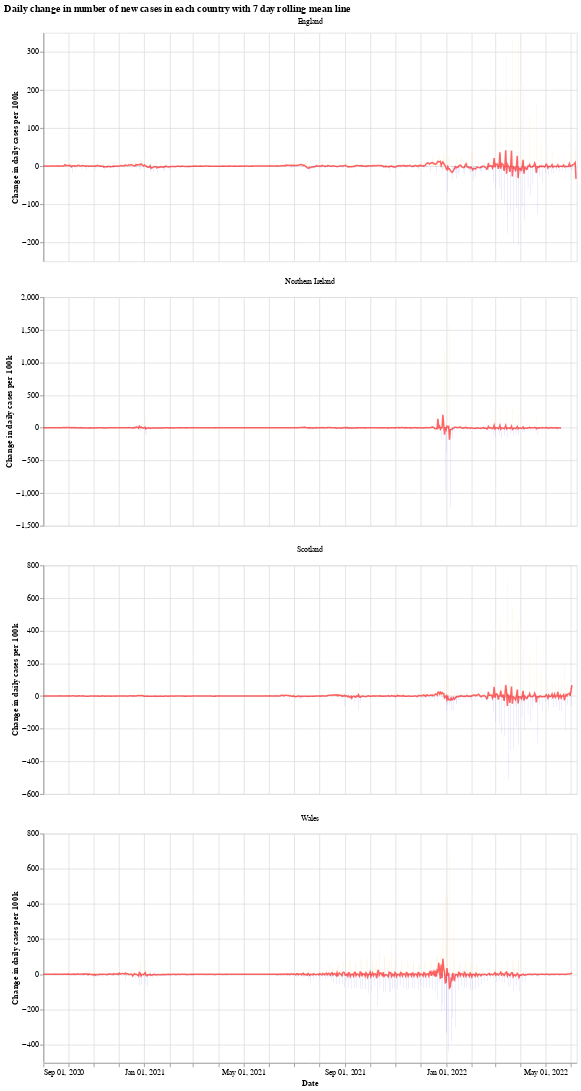

The notebook cell this image was saved under:
### Markdown cell above
We will use the Python library `Altair` for visualising the data, see the [altair docs](https://altair-viz.github.io/) for more information.

First we have a graph which shows the daily change in the number of new cases for each country. This number jumps up and down all over the place, which is likely due to delay in reporting of new cases over the weekend. Another interesting thing is that it looks like the daily cases in Wales experienced a much shorter period of calm over the summer (calm in the sense of daily cases not jumping up and down).

The orange bars are days when the number of new cases (per 100k population) was more than the previous day, while the blue are days when the number of new cases dropped. The red line is the 7 day moving average. 

When the moving average line is below 0, it means that there is a consistent drop in new cases. We can see this clearly happening around the times that lockdowns were introduced (though, to varying degrees). I will update the graphs soon with a marker of when each lockdown started.

### Code cell
# collapse
import altair as alt

bars = alt.Chart(uk_cases).mark_bar().encode(
    x=alt.X("yearmonthdate(date):T", axis=alt.Axis(title='Date')),
    y=alt.Y("casesChangeRate:Q", axis=alt.Axis(title='Change in daily cases per 100k')),
    tooltip='casesChange',
    color=alt.condition(
        alt.datum.casesChangeRate > 0,
        alt.value("orange"),  # The positive color
        alt.value("blue")  # The negative color
    )
).properties(title='Daily change in number of new cases with 7 day rolling mean',width=700).interactive()

line = alt.Chart(uk_cases).mark_line(
    color='red',
    size=2,
    opacity=0.6
).transform_window(
    rolling_mean='mean(casesChangeRate)',
    frame=[0, 7],
    groupby=['areaName']
).encode(
    x='yearmonthdate(date):T',
    y='rolling_mean:Q'
)

alt.layer(bars, line, data=uk_cases).facet(alt.Column(
    'areaName', title=''), columns=1).resolve_scale(y='independent').properties(title='Daily change in number of new cases in each country with 7 day rolling mean line')

### Figure 1 — Vega-Lite specification as saved in the notebook (floating-point values rounded to 4 significant figures; data arrays with more than 128 entries replaced by an {"elided": "..."} marker saying what was removed)
{"config": {"view": {"continuousWidth": 400, "continuousHeight": 300}}, "data": {"name": "data-89e15b8adc2a59912ffc2fd1238aa2ca"}, "facet": {"type": "nominal", "field": "areaName", "title": ""}, "spec": {"layer": [{"mark": "bar", "encoding": {"color": {"condition": {"value": "orange", "test": "(datum.casesChangeRate > 0)"}, "value": "blue"}, "tooltip": {"type": "quantitative", "field": "casesChange"}, "x": {"type": "temporal", "axis": {"title": "Date"}, "field": "date", "timeUnit": "yearmonthdate"}, "y": {"type": "quantitative", "axis": {"title": "Change in daily cases per 100k"}, "field": "casesChangeRate"}}, "selection": {"selector001": {"type": "interval", "bind": "scales", "encodings": ["x", "y"]}}, "title": "Daily change in number of new cases with 7 day rolling mean", "width": 700}, {"mark": {"type": "line", "color": "red", "opacity": 0.6, "size": 2}, "encoding": {"x": {"type": "temporal", "field": "date", "timeUnit": "yearmonthdate"}, "y": {"type": "quantitative", "field": "rolling_mean"}}, "transform": [{"window": [{"op": "mean", "field": "casesChangeRate", "as": "rolling_mean"}], "frame": [0, 7], "groupby": ["areaName"]}]}]}, "columns": 1, "resolve": {"scale": {"y": "independent"}}, "title": "Daily change in number of new cases in each country with 7 day rolling mean line", "$schema": "https://vega.github.io/schema/vega-lite/v4.8.1.json", "datasets": {"data-89e15b8adc2a59912ffc2fd1238aa2ca": {"elided": "2552 records"}}}
